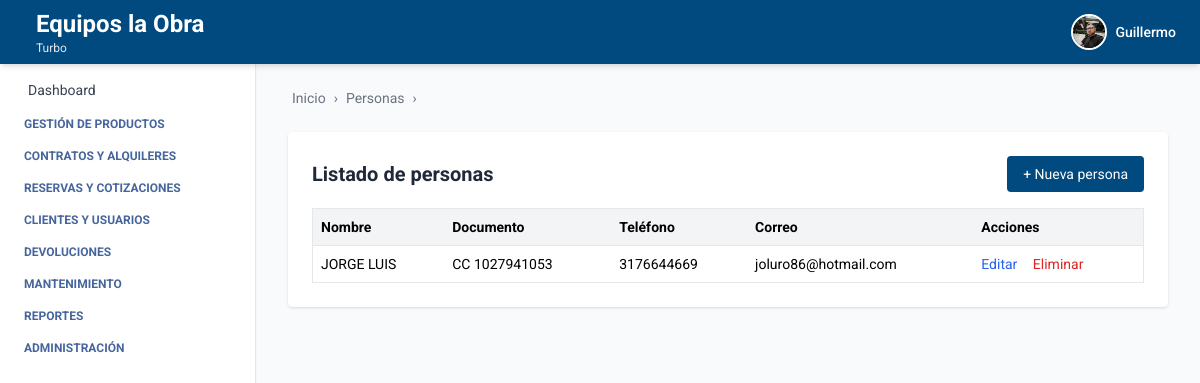
The app's page /personas/ (signed in), older data.
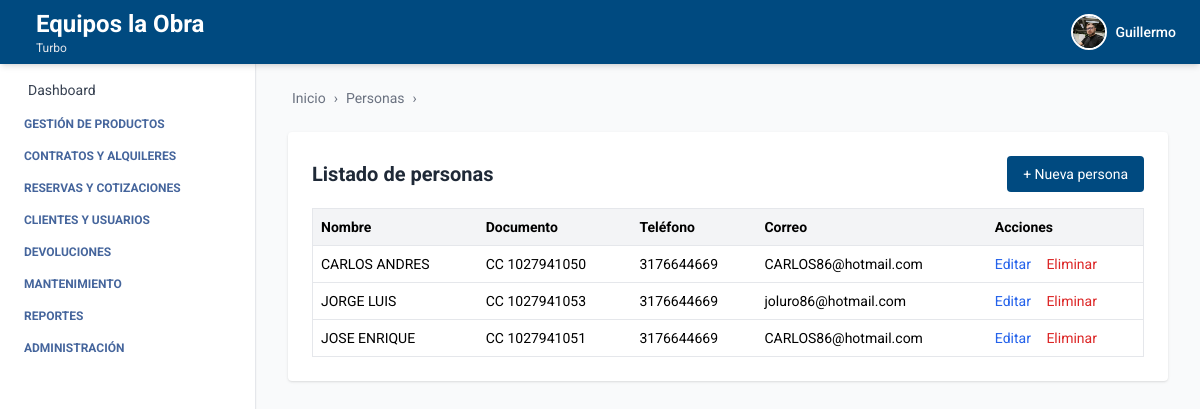
The same page, newer data.
### persona/models.py (models this page shows, shortened)
class Persona(models.Model):
    TIPO_DOCUMENTO_CHOICES = [
        ('CC', 'Cédula de ciudadanía'),
        ('NIT', 'NIT'),
        ('CE', 'Cédula de extranjería'),
    ]
    nombre = models.CharField(max_length=100)
    apellidos = models.CharField(max_length=100)
    tipo_documento = models.CharField(max_length=10, choices=TIPO_DOCUMENTO_CHOICES)
    documento = models.CharField(max_length=30, unique=True)
    telefono = models.CharField(max_length=20, blank=True, null=True)
    correo = models.EmailField(blank=True, null=True)
    direccion = models.CharField(max_length=255, blank=True, null=True)
    class Meta:
        verbose_name = 'Persona'
        verbose_name_plural = 'Personas'

### persona/views.py (the view)
# urls.py: path('personas/', persona_list, name='persona_list'),
@login_required
def persona_list(request):
    personas = Persona.objects.all().order_by('nombre')
    return render(request, 'persona_list.html', {
        'personas': personas,
        'breadcrumb_items': [('Personas', 'Listado')],
    })

### persona/templates/persona_list.html
{% extends 'index.html' %}
{% block breadcrumb %}
  {% include 'breadcrumb.html' with home='/' breadcrumbs=breadcrumb_items %}
{% endblock %}
{% block content %}
<div class="max-w-6xl mx-auto mt-6 bg-white p-6 rounded shadow">
  <div class="flex justify-between items-center mb-4">
    <h2 class="text-xl font-bold text-gray-800">Listado de personas</h2>
    <a href="{% url 'persona_create' %}" class="bg-[var(--primary-color)] text-white px-4 py-2 rounded text-sm hover:bg-blue-700 transition">
      + Nueva persona
    </a>
  </div>
  <table class="min-w-full bg-white border border-gray-200 rounded text-sm">
    <thead class="bg-gray-100 text-left">
      <tr>
        <th class="p-2">Nombre</th>
        <th class="p-2">Documento</th>
        <th class="p-2">Teléfono</th>
        <th class="p-2">Correo</th>
        <th class="p-2">Acciones</th>
      </tr>
    </thead>
    <tbody>
      {% for persona in personas %}
        <tr class="border-t">
          <td class="p-2">{{ persona.nombre }}</td>
          <td class="p-2">{{ persona.tipo_documento }} {{ persona.documento }}</td>
          <td class="p-2">{{ persona.telefono|default:"—" }}</td>
          <td class="p-2">{{ persona.correo|default:"—" }}</td>
          <td class="p-2 text-sm">
            <a href="{% url 'persona_edit' persona.id %}" class="text-blue-600 hover:underline mr-3">Editar</a>
            <a href="{% url 'persona_delete' persona.id %}" class="text-red-600 hover:underline">Eliminar</a>
          </td>
        </tr>
      {% empty %}
        <tr>
          <td colspan="5" class="p-4 text-center text-gray-500">No hay personas registradas.</td>
        </tr>
      {% endfor %}
    </tbody>
  </table>
</div>
{% endblock %}

Row changes from the older to the newer data that the page shows:
added Persona: nombre "CARLOS ANDRES", tipo_documento "CC", documento "1027941050", telefono "3176644669", correo "CARLOS86@hotmail.com"
added Persona: nombre "JOSE ENRIQUE", tipo_documento "CC", documento "1027941051", telefono "3176644669", correo "CARLOS86@hotmail.com"
